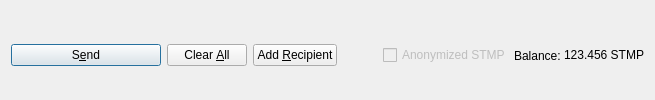
         <widget class="QFrame" name="frame_Send">
          <layout class="QHBoxLayout" name="horizontalLayout">
           <property name="bottomMargin">
            <number>0</number>
           </property>
           <item>
            <widget class="QPushButton" name="sendButton">
             <property name="minimumSize">
              <size>
               <width>150</width>
               <height>0</height>
              </size>
             </property>
             <property name="toolTip">
              <string>Confirm the send action</string>
             </property>
             <property name="text">
              <string>S&amp;end</string>
             </property>
             <property name="icon">
              <iconset resource="../stomp.qrc">
               <normaloff>:/icons/send</normaloff>:/icons/send</iconset>
             </property>
             <property name="autoDefault">
              <bool>false</bool>
             </property>
             <property name="default">
              <bool>true</bool>
             </property>
            </widget>
           </item>
           <item>
            <widget class="QPushButton" name="clearButton">
             <property name="sizePolicy">
              <sizepolicy hsizetype="Minimum" vsizetype="Fixed">
               <horstretch>0</horstretch>
               <verstretch>0</verstretch>
              </sizepolicy>
             </property>
             <property name="toolTip">
              <string>Clear all fields of the form.</string>
             </property>
             <property name="text">
              <string>Clear &amp;All</string>
             </property>
             <property name="icon">
              <iconset resource="../stomp.qrc">
               <normaloff>:/icons/remove</normaloff>:/icons/remove</iconset>
             </property>
             <property name="autoDefault">
              <bool>false</bool>
             </property>
            </widget>
           </item>
           <item>
            <widget class="QPushButton" name="addButton">
             <property name="toolTip">
              <string>Send to multiple recipients at once</string>
             </property>
             <property name="text">
              <string>Add &amp;Recipient</string>
             </property>
             <property name="icon">
              <iconset resource="../stomp.qrc">
               <normaloff>:/icons/add</normaloff>:/icons/add</iconset>
             </property>
             <property name="autoDefault">
              <bool>false</bool>
             </property>
            </widget>
           </item>
           <item>
            <spacer name="horizontalSpacer">
             <property name="orientation">
              <enum>Qt::Horizontal</enum>
             </property>
             <property name="sizeHint" stdset="0">
              <size>
               <width>40</width>
               <height>20</height>
              </size>
             </property>
            </spacer>
           </item>
           <item>
            <layout class="QHBoxLayout" name="horizontalLayout_2">
             <property name="spacing">
              <number>3</number>
             </property>
             <item>
              <widget class="QCheckBox" name="checkzSTMP">
               <property name="enabled">
                <bool>false</bool>
               </property>
               <property name="text">
                <string>Anonymized STMP</string>
               </property>
              </widget>
             </item>
             <item>
              <widget class="QLabel" name="label">
               <property name="text">
                <string>Balance:</string>
               </property>
              </widget>
             </item>
             <item>
              <widget class="QLabel" name="labelBalance">
               <property name="sizePolicy">
                <sizepolicy hsizetype="Preferred" vsizetype="Fixed">
                 <horstretch>0</horstretch>
                 <verstretch>0</verstretch>
                </sizepolicy>
               </property>
               <property name="cursor">
                <cursorShape>IBeamCursor</cursorShape>
               </property>
               <property name="text">
                <string notr="true">123.456 STMP</string>
               </property>
               <property name="textInteractionFlags">
                <set>Qt::LinksAccessibleByMouse|Qt::TextSelectableByKeyboard|Qt::TextSelectableByMouse</set>
               </property>
              </widget>
             </item>
            </layout>
           </item>
          </layout>
         </widget>
